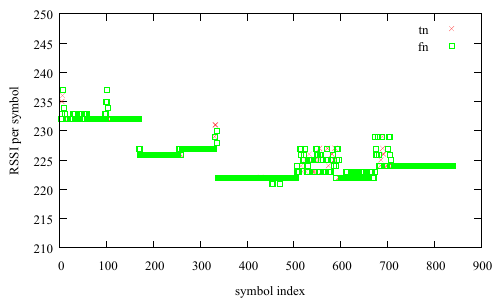

Write gnuplot code to recreate this figure.
set term pdfcairo lw 2 font "Times New Roman,15"
#set style fill solid 0.4 border
set output "TFdiag_data_tn_fn_point_0_20.pdf"
set yrange [210:250]
#set yrange[-2:2]
set ylabel 'RSSI per symbol'
set xlabel 'symbol index'
plot "TFdiag_data_0_20.txt" using 1:2 lw 0.1 pt 2 ps 0.6 t "tn" with points,\
	'' using 1:3 lw 0.1 pt 4 ps 0.6 t "fn" with points

set output